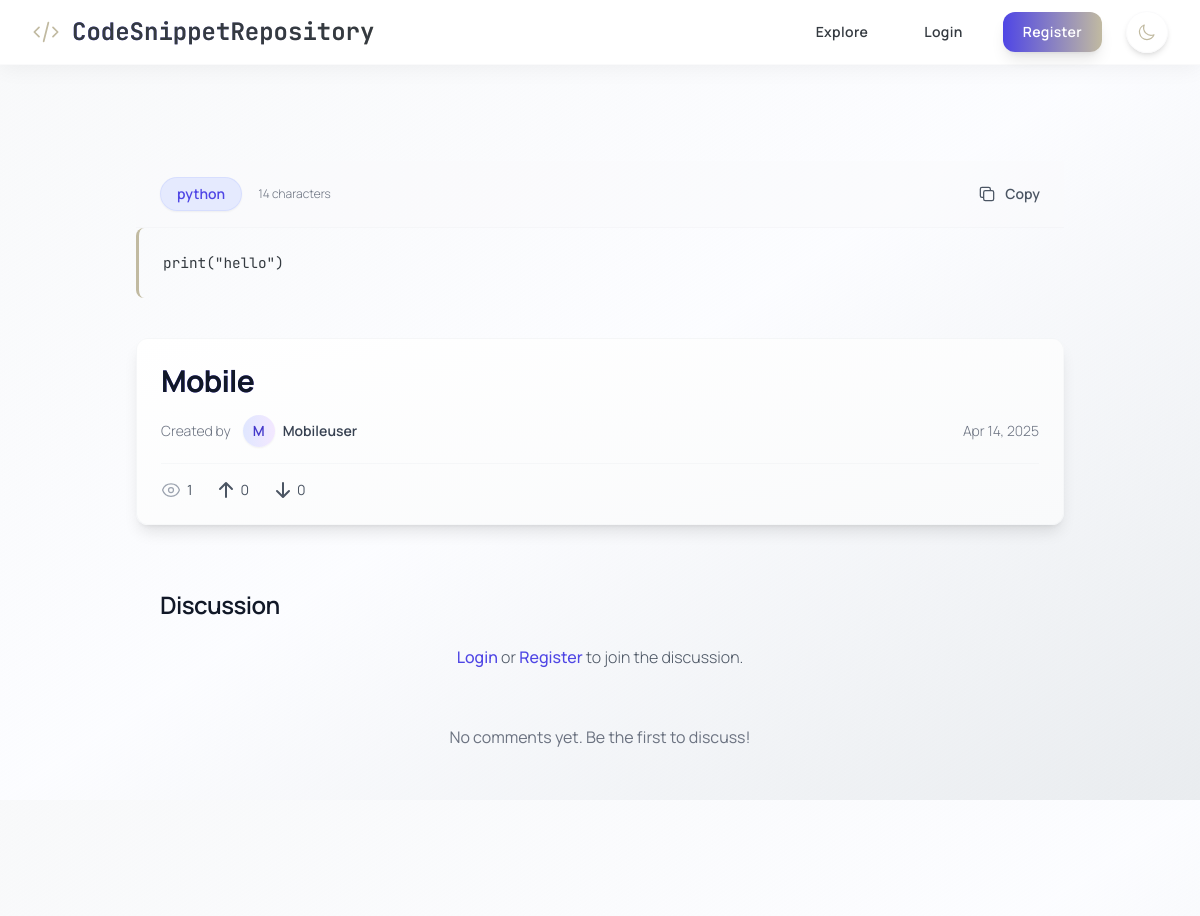
Screenshot of /explore/snippet/54 with the database file from the repository.
### tables this page shows
CREATE TABLE snippets (
                id INTEGER PRIMARY KEY AUTOINCREMENT,
                user_id INTEGER NOT NULL,
                title TEXT NOT NULL,
                code TEXT NOT NULL,
                language TEXT NOT NULL,
                description TEXT,
                is_private INTEGER DEFAULT 0,
                views INTEGER DEFAULT 0,
                created_at TIMESTAMP DEFAULT CURRENT_TIMESTAMP,
                updated_at TIMESTAMP DEFAULT CURRENT_TIMESTAMP,
                FOREIGN KEY (user_id) REFERENCES users(id) ON DELETE CASCADE
            );

CREATE TABLE users (
                id INTEGER PRIMARY KEY AUTOINCREMENT,
                username TEXT UNIQUE NOT NULL,
                email TEXT UNIQUE NOT NULL,
                password TEXT NOT NULL,
                profile_picture TEXT,
                bio TEXT,
                age INTEGER,
                dob TEXT,
                profession TEXT,
                profile_setup INTEGER DEFAULT 0,
                created_at TIMESTAMP DEFAULT CURRENT_TIMESTAMP,
                join_date TIMESTAMP DEFAULT CURRENT_TIMESTAMP,
                full_name TEXT,
                status TEXT,
                experience REAL,
                education TEXT,
                skills TEXT,
                country TEXT,
                website TEXT
            );

### app.py (the view, shortened to what this page needs)
@app.route('/explore/snippet/<int:id>')
def view_snippet_explore(id):
    conn = get_db()
    viewer_user_id = get_current_user_id()
    snippet_dict = None
    root_comments = []
    is_bookmarked = False
    is_favorited = False # Favorite status of viewer for THIS snippet
    user_vote = None
    try:
        snippet_row = conn.execute("""
            SELECT
                s.*, u.username as owner_username,
                COALESCE(v.upvotes, 0) as upvotes,
                COALESCE(v.downvotes, 0) as downvotes
            FROM snippets s
            JOIN users u ON s.user_id = u.id
            LEFT JOIN (
                 SELECT snippet_id, SUM(CASE WHEN vote_type = 1 THEN 1 ELSE 0 END) as upvotes,
                        SUM(CASE WHEN vote_type = -1 THEN 1 ELSE 0 END) as downvotes
                 FROM votes GROUP BY snippet_id
            ) v ON s.id = v.snippet_id
            WHERE s.id = ? AND s.is_private = 0
        """, (id,)).fetchone()
        if not snippet_row:
            flash('Snippet not found or is private', 'error')
            return redirect(url_for('explore'))
        snippet_dict = dict(snippet_row)
        try:
            conn.execute('UPDATE snippets SET views = COALESCE(views, 0) + 1 WHERE id = ?', (id,))
            conn.commit()
        except sqlite3.Error as e_view:
            conn.rollback() # Rollback only the view count update
            app.logger.warning(f"Failed to increment view count for snippet {id}: {e_view}")
        comments_rows = conn.execute('''
            SELECT c.id, c.content, c.created_at, u.username, u.profile_picture, c.parent_id
            FROM comments c JOIN users u ON c.user_id = u.id
            WHERE c.snippet_id = ?
            ORDER BY c.parent_id NULLS FIRST, c.created_at ASC
        ''', (id,)).fetchall()
        comments_by_id = {}
        for row in comments_rows:
            comment = dict(row)
            comment['created_at'] = parse_db_date(comment.get('created_at'))
            comment['replies'] = []
            comments_by_id[comment['id']] = comment
        root_comments = []
        for comment_id, comment in comments_by_id.items():
            parent_id = comment['parent_id']
            if parent_id is None:
                root_comments.append(comment)
            elif parent_id in comments_by_id:
                 comments_by_id[parent_id]['replies'].append(comment)
        snippet_dict['created_at'] = parse_db_date(snippet_dict.get('created_at'))
        snippet_dict['updated_at'] = parse_db_date(snippet_dict.get('updated_at')) # If updated_at exists
        return render_template('view_snippet_explore.html',
                             snippet=snippet_dict,
                             comments=root_comments,
                             is_bookmarked=is_bookmarked,
                             is_favorited=is_favorited,
                             user_vote=user_vote)
    except sqlite3.Error as e:
        app.logger.error(f"DB Error viewing public snippet {id}: {e}")
        flash('Error loading snippet details.', 'error')
        return redirect(url_for('explore'))
    except Exception as e:
        app.logger.error(f"General Error viewing public snippet {id}: {e}", exc_info=True)
        flash("An unexpected error occurred.", "error")
        return redirect(url_for('explore'))

### app.py (called while the page is built)
def parse_db_date(date_str):
    if not date_str:
        return None
    try:
        return datetime.strptime(date_str, '%Y-%m-%d %H:%M:%S')
    except (ValueError, TypeError) as e:
        try:
            app.logger.warning(f"Could not parse date string '{date_str}': {e}")
        except RuntimeError: # Handle cases outside app context if necessary
            print(f"Warning: Could not parse date string '{date_str}': {e}")
        return None # Return None if parsing fails

def get_db():
    db = getattr(g, '_database', None)
    if db is None:
        db_path = os.path.join(app.root_path, DATABASE) # Construct path safely
        try:
             db = g._database = sqlite3.connect(db_path)
             db.row_factory = sqlite3.Row # Use Row factory
        except sqlite3.Error as e:
            app.logger.error(f"Database connection error: {e}") # Use app logger
            raise # Reraise the error
    return db

@app.teardown_appcontext
def close_connection(exception):
    db = getattr(g, '_database', None)
    if db is not None:
        try:
            db.close()
        except sqlite3.Error as e:
             app.logger.error(f"Error closing database connection: {e}") # Use app logger

def get_current_user_id():
    return session.get('user_id')

### templates/view_snippet_explore.html (shortened to what this page needs)
{% extends "base.html" %}
{% block content %}
<div class="main-container">
    <div class="max-w-5xl mx-auto px-4 sm:px-6 lg:px-12 space-y-10">
        <div class="code-container">
            <div class="flex items-center justify-between px-6 py-4 border-b border-gray-200/20 dark:border-gray-700/20 bg-gray-50/50 dark:bg-gray-800/50">
                <div class="flex items-center space-x-4">
                    <span class="text-sm font-semibold text-indigo-600 dark:text-indigo-400 bg-indigo-100/80 dark:bg-indigo-900/80 px-4 py-1.5 rounded-full border border-indigo-200/50 dark:border-indigo-800/50 shadow-sm">{{ snippet.language | default('N/A') }}</span>
                    <span class="text-xs text-gray-500 dark:text-gray-400 font-light">{{ snippet.code | length }} characters</span>
                </div>
                <div class="flex items-center space-x-4">
                    <button id="copy-button" class="group inline-flex items-center text-sm font-semibold text-gray-600 dark:text-gray-400 hover:text-indigo-600 dark:hover:text-indigo-400 transition-all duration-300 ease-out transform hover:scale-105">
                        Copy
                    </button>
                </div>
            </div>
            <div class="overflow-x-auto" id="code-container">
                <pre class="p-6 m-0"><code id="codeBlock" class="language-{{ snippet.language }}">{{ snippet.code }}</code></pre>
            </div>
        </div>
        <div class="rounded-xl p-6 bg-gradient-to-br from-white to-gray-50 dark:from-gray-900 dark:to-gray-800/50 shadow-lg border border-gray-200/30 dark:border-gray-700/30 backdrop-blur-sm">
            <h1 class="text-3xl font-bold text-gray-900 dark:text-white mb-4 bg-clip-text bg-gradient-to-r from-indigo-600 to-purple-600 dark:from-indigo-400 dark:to-purple-400 tracking-tight">{{ snippet.title }}</h1>
            <div class="flex items-center justify-between text-sm text-gray-500 dark:text-gray-400 font-light">
                <div class="flex items-center space-x-3">
                    <span>Created by</span>
                    <a href="{{ url_for('profile', username=snippet.owner_username) }}" class="inline-flex items-center gap-2 group">
                        <span class="h-8 w-8 rounded-full bg-gradient-to-r from-indigo-100 to-purple-100 dark:from-indigo-800 dark:to-purple-800 text-indigo-700 dark:text-indigo-300 text-sm font-semibold flex items-center justify-center group-hover:ring-2 group-hover:ring-indigo-400 transition-all duration-200 shadow-sm">
                            {% if snippet.owner_username %}{{ snippet.owner_username[0] | upper }}{% else %}?{% endif %}
                        </span>
                        <span class="font-semibold text-gray-700 dark:text-gray-200 group-hover:text-indigo-600 dark:group-hover:text-indigo-400 transition-colors">{{ snippet.owner_username }}</span>
                    </a>
                </div>
                <span>{{ snippet.created_at.strftime('%b %d, %Y') if snippet.created_at and snippet.created_at.strftime else 'Unknown Date' }}</span>
            </div>
            <div class="mt-4 pt-4 border-t border-gray-200/30 dark:border-gray-700/30 flex items-center space-x-6 text-sm text-gray-600 dark:text-gray-400">
                 <span title="Views" class="flex items-center"> {{ snippet.views | default(0) }}</span>
                 <button type="button" id="upvote-button" title="Upvote" class="flex items-center vote-btn {% if user_vote == 1 %} text-emerald-500 {% else %} hover:text-emerald-500 {% endif %} transition-colors" data-vote-type="1"><svg class="h-5 w-5 mr-1" fill="currentColor" viewBox="0 0 20 20"><path fill-rule="evenodd" d="M3.293 9.707a1 1 0 010-1.414l6-6a1 1 0 011.414 0l6 6a1 1 0 01-1.414 1.414L11 5.414V17a1 1 0 11-2 0V5.414L4.707 9.707a1 1 0 01-1.414 0z" clip-rule="evenodd" /></svg> <span class="vote-count">{{ snippet.upvotes | default(0) }}</span></button>
                 <button type="button" id="downvote-button" title="Downvote" class="flex items-center vote-btn {% if user_vote == -1 %} text-rose-500 {% else %} hover:text-rose-500 {% endif %} transition-colors" data-vote-type="-1"><svg class="h-5 w-5 mr-1" fill="currentColor" viewBox="0 0 20 20"><path fill-rule="evenodd" d="M16.707 10.293a1 1 0 010 1.414l-6 6a1 1 0 01-1.414 0l-6-6a1 1 0 111.414-1.414L9 14.586V3a1 1 0 012 0v11.586l4.293-4.293a1 1 0 011.414 0z" clip-rule="evenodd" /></svg> <span class="vote-count">{{ snippet.downvotes | default(0) }}</span></button>
             </div>
        </div>
        <div class="comments-section p-6">
            <h2 class="text-2xl font-semibold text-gray-900 dark:text-white mb-6 tracking-tight">Discussion </h2>
            {% if session['user_id'] %}
            <div class="mb-8">
                <form id="comment-form" class="space-y-4">
                    <textarea id="comment-content" rows="3" class="w-full px-5 py-4 rounded-xl bg-white/80 dark:bg-gray-900/80 border border-gray-200/50 dark:border-gray-700/50 text-gray-900 dark:text-gray-100 placeholder-gray-400 dark:placeholder-gray-500 focus:outline-none focus:ring-2 focus:ring-indigo-400 shadow-md transition-all duration-300 ease-out backdrop-blur-sm" placeholder="Add to the discussion..."></textarea>
                    <button type="submit" class="px-6 py-2 bg-gradient-to-r from-indigo-600 to-purple-600 hover:from-indigo-700 hover:to-purple-700 text-white font-semibold rounded-xl shadow-lg hover:shadow-xl transition-all duration-300 ease-out transform hover:scale-105"> Comment </button>
                </form>
            </div>
            {% else %}
             <p class="mb-6 text-center text-gray-600 dark:text-gray-400 font-light">
                <a href="{{ url_for('login', next=request.url) }}" class="text-indigo-600 dark:text-indigo-400 hover:underline font-medium">Login</a> or
                <a href="{{ url_for('register', next=request.url) }}" class="text-indigo-600 dark:text-indigo-400 hover:underline font-medium">Register</a> to join the discussion.
            </p>
            {% endif %}
            <div id="comments-container" class="space-y-6">
                 {% for comment in comments recursive %}
                    <div class="comment-thread" data-comment-id="{{ comment.id }}">
                        <div class="flex space-x-4">
                            <div class="flex-shrink-0">
                                <div class="w-10 h-10 rounded-full bg-gradient-to-r from-indigo-600 to-purple-600 flex items-center justify-center shadow-md">
                                    <span class="text-white font-semibold">{{ comment.username[0] | upper if comment.username else '?' }}</span>
                                </div>
                            </div>
                            <div class="flex-grow">
                                <div class="flex items-center space-x-3 mb-2">
                                    <span class="font-semibold text-gray-900 dark:text-white">{{ comment.username }}</span>
                                    <span class="text-sm text-gray-500 dark:text-gray-400 font-light">{{ comment.created_at.strftime('%b %d, %Y %H:%M') if comment.created_at else ''}}</span>
                                </div>
                                 <p class="text-gray-700 dark:text-gray-300 font-light mb-3 leading-relaxed whitespace-pre-wrap">{{ comment.content }}</p>
                                <div class="flex items-center space-x-4">
                                     {% if session['user_id'] %}
                                        <button onclick="toggleReplyForm('{{ comment.id }}')" class="text-sm text-gray-500 dark:text-gray-400 hover:text-indigo-600 dark:hover:text-indigo-400 font-medium transition-colors duration-200"> Reply </button>
                                    {% endif %}
                                </div>
                                <div id="reply-form-{{ comment.id }}" class="mt-4 hidden">
                                    <textarea rows="2" class="w-full px-4 py-3 rounded-lg bg-white/80 dark:bg-gray-900/80 border border-gray-200/50 dark:border-gray-700/50 text-gray-900 dark:text-gray-100 text-sm placeholder-gray-400 dark:placeholder-gray-500 focus:outline-none focus:ring-2 focus:ring-indigo-400 shadow-md transition-all duration-300 ease-out backdrop-blur-sm" placeholder="Write a reply..."></textarea>
                                    <div class="mt-3 flex space-x-3"> <button onclick="submitReply('{{ comment.id }}')" class="px-5 py-2 bg-gradient-to-r from-indigo-600 to-purple-600 hover:from-indigo-700 hover:to-purple-700 text-white text-sm font-semibold rounded-lg shadow-md hover:shadow-lg transition-all duration-300 ease-out transform hover:scale-105"> Reply </button> <button onclick="toggleReplyForm('{{ comment.id }}')" class="px-5 py-2 bg-gray-100 dark:bg-gray-800 text-gray-600 dark:text-gray-400 text-sm font-semibold rounded-lg hover:bg-gray-200 dark:hover:bg-gray-700 transition-all duration-200"> Cancel </button> </div>
                                </div>
                                {% if comment.replies %}
                                <div class="nested-replies mt-4 pl-4 space-y-4">
                                     {{ loop(comment.replies) }}
                                </div>
                                {% endif %}
                            </div>
                        </div>
                    </div>
                 {% else %}
                      <p class="text-center text-gray-500 dark:text-gray-400 py-8">No comments yet. Be the first to discuss!</p>
                 {% endfor %}
             </div>
        </div>
        <div class="flex justify-between items-center py-6">
            <a href="{{ url_for('explore') }}" class="inline-flex items-center text-sm font-semibold text-gray-600 dark:text-gray-400 hover:text-indigo-600 dark:hover:text-indigo-400 transition-colors duration-300 ease-out group"> <svg class="h-5 w-5 mr-2 group-hover:-translate-x-1 transition-transform duration-200" fill="none" viewBox="0 0 24 24" stroke="currentColor" stroke-width="1.5"> <path stroke-linecap="round" stroke-linejoin="round" d="M11 17l-5-5m0 0l5-5m-5 5h12" /> </svg> Back to Explore </a>
        </div>
    </div>
</div>
{% endblock %}

### templates/base.html (style rules this page uses)
html, body { height: 100%; margin: 0; padding: 0; overflow-y: auto; }
pre { background-color: #FFFFFF/90; border-left: 3px solid #C1BAA1; border-radius: 0.5rem; padding: 1.25rem; margin: 1rem 0; font-family: 'JetBrains Mono', monospace; font-size: 0.9rem; transition: all 0.3s ease-out; }

### rows the page displays
snippets: language "python", code "print(\"hello\")", title "Mobile", views "1"
users: owner_username "Mobileuser"

### other values shown
{{ snippet.code | length }} "14"
{{ snippet.owner_username[0] | upper }} "M"
{{ snippet.upvotes | default(0) }} "0"
{{ snippet.downvotes | default(0) }} "0"
